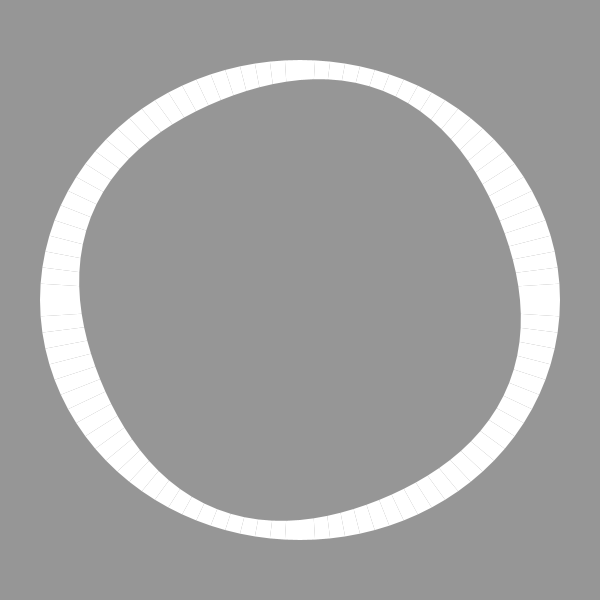
Frame 1 (no input)
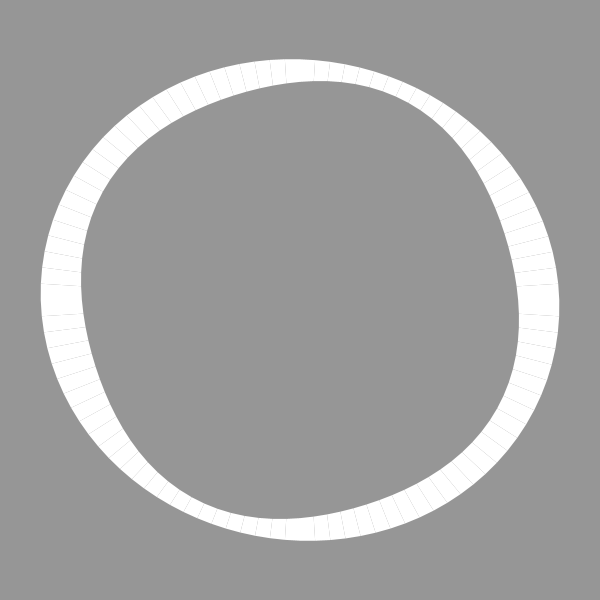
Frame 60 (the mouse pressed at the canvas centre just before this capture)
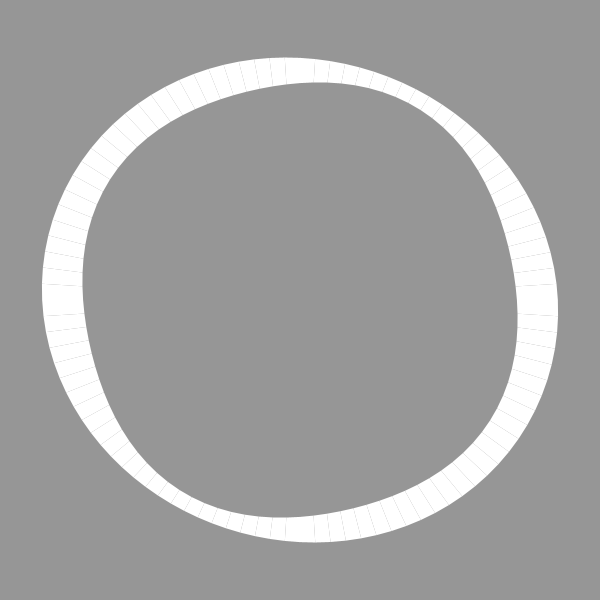
Frame 120 (the mouse held since frame 60 and released just before this capture)

The Processing sketch that drew these frames (run headless with seeded random() and noise(); from frame 60 on, the mouse is pressed at the canvas centre):

// Processing sketch: listing_4_3
// ── listing_4_3.pde
// Processing for Android: 
// Create Mobile, Sensor-Aware, and XR Applications Using Processing
// Andres Colubri
// https://andrescolubri.net/processing-for-android-book

int vertCount = 100;
float outerRad = 250;
float innerRad = 220;
float shift;

void setup() {
  size(600, 600);
  noStroke();
}

void draw() {
  translate(width/2, height/2);
  background(150);
  beginShape(QUAD_STRIP);
  for (int i = 0; i <= vertCount; i++) {
    float a = map(i, 0, vertCount, 0, TWO_PI);
    outerRad = 250 + 10 * cos(shift + 2 * a);
    innerRad = 220 + 5 * sin(shift + 4 * a);    
    float x0 = outerRad * cos(a);
    float y0 = outerRad * sin(a);
    float x1 = innerRad * cos(a);
    float y1 = innerRad * sin(a);      
    vertex(x0, y0);
    vertex(x1, y1);
  }
  endShape();  
  shift += 0.1;
}
